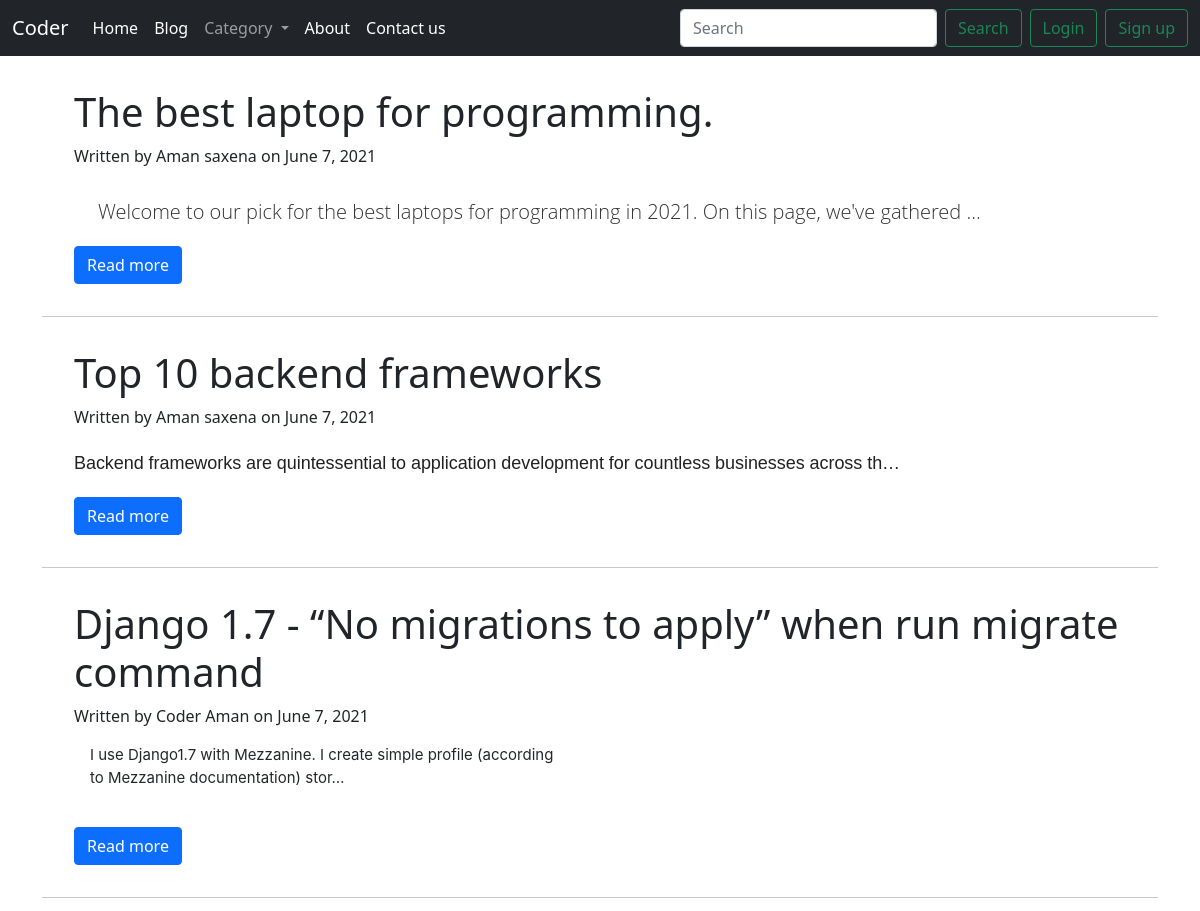
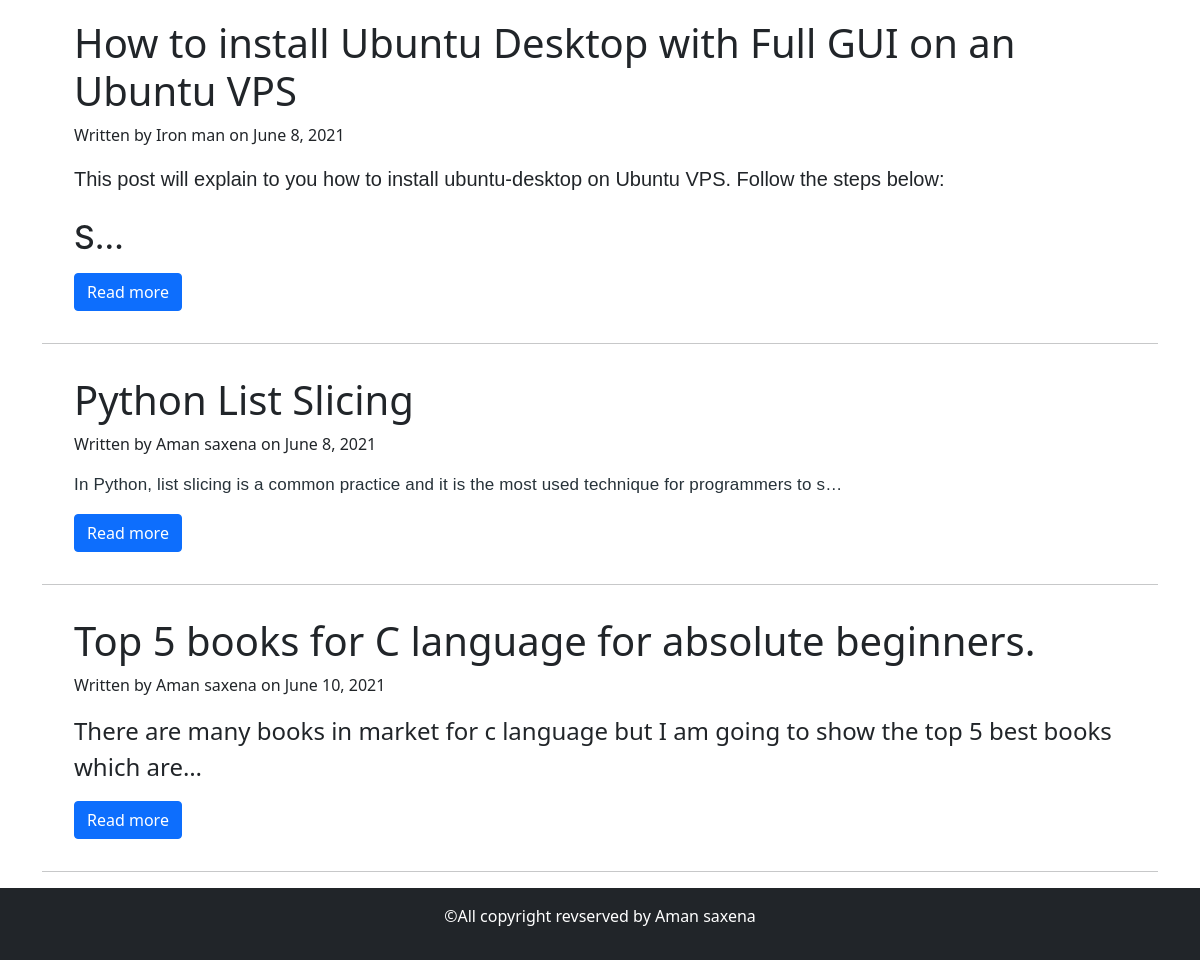
Page /category/1/ on the committed database (2 pictures, top to bottom).
### home/models.py (models this page shows)
class Post(models.Model):
    id = models.AutoField(primary_key=True)
    title = models.CharField(max_length=200)
    author = models.CharField(max_length=30)
    img = models.ImageField(upload_to="media/image")
    content = FroalaField()
    date = models.DateField(default=datetime.date.today,null=True)
    category = models.ForeignKey(Category,on_delete=CASCADE,null=True)
    likes = models.ManyToManyField(User,related_name="blog_likes",blank=True,null=True)
    def __str__(self):
        return  self.title

### home/views.py (the view)
# urls.py: path("category/<str:id>/",views.categoryPage,name="category"),
def categoryPage(request,id):
    print(id)
    posts = Post.objects.filter(category=id)
    print(posts)
    context = {"posts":posts}
    return render(request,"categoryPage.html",context)

### templates/categoryPage.html
{% extends 'base.html' %}
{% block body %}
    <div class="container">
            {% for p in posts %}
                <div class="card" style="width: 100%; margin:1rem;border:none;">
                    <div class="card-body">
                        <h1 class="card-title">{{p.title}}</h1>
                        <p>Written by {{p.author}} on {{p.date}}</p>
                        <p class="card-text">{{p.content|truncatechars_html:100 |safe}}</p>
                        <a href="{% url 'fullBlog' p.id %}" class="btn btn-primary">Read more</a>
                    </div>
                </div>
                <hr>
            {% endfor %}
        </div>
{% endblock body %}

### rows in the picture
Post: title "The best laptop for programming.", author "Aman saxena", date "June 7, 2021", content "Welcome to our pick for the best laptops for programming in 2021. On this page, we've gathered …"
Post: title "Top 10 backend frameworks", author "Aman saxena", date "June 7, 2021", content "Backend frameworks are quintessential to application development for countless businesses across th…"
Post: title "Django 1.7 - “No migrations to apply” when run migrate command", author "Coder Aman", date "June 7, 2021", content "I use Django1.7 with Mezzanine. I create simple profile (according to Mezzanine documentation) stor…"
Post: title "How to install Ubuntu Desktop with Full GUI on an Ubuntu VPS", author "Iron man", date "June 8, 2021", content "This post will explain to you how to install ubuntu-desktop on Ubuntu VPS. Follow the steps below: S…"
Post: title "Python List Slicing", author "Aman saxena", date "June 8, 2021", content "In Python, list slicing is a common practice and it is the most used technique for programmers to s…"
Post: title "Top 5 books for C language for absolute beginners.", author "Aman saxena", date "June 10, 2021", content "There are many books in market for c language but I am going to show the top 5 best books which are…"
